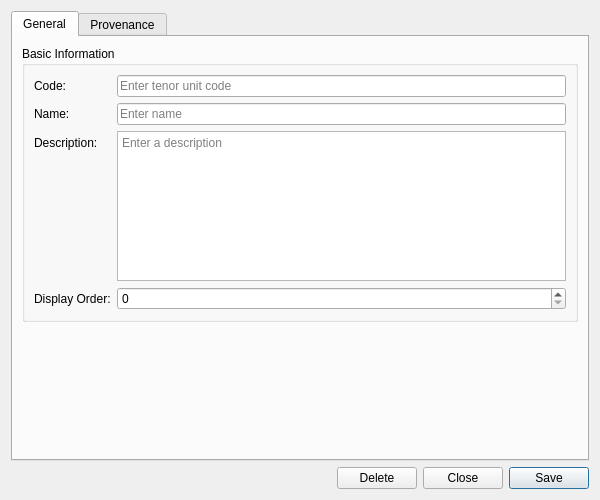
<?xml version="1.0" encoding="UTF-8"?>
<ui version="4.0">
 <class>TenorUnitDetailDialog</class>
 <widget class="QWidget" name="TenorUnitDetailDialog">
  <property name="geometry">
   <rect>
    <x>0</x>
    <y>0</y>
    <width>600</width>
    <height>500</height>
   </rect>
  </property>
  <property name="sizePolicy">
   <sizepolicy hsizetype="Preferred" vsizetype="Preferred">
    <horstretch>0</horstretch>
    <verstretch>0</verstretch>
   </sizepolicy>
  </property>
  <property name="minimumSize">
   <size>
    <width>600</width>
    <height>500</height>
   </size>
  </property>
  <property name="windowTitle">
   <string>Tenor Unit Details</string>
  </property>
  <layout class="QVBoxLayout" name="verticalLayout">
   <item>
    <widget class="QTabWidget" name="tabWidget">
     <property name="currentIndex"><number>0</number></property>
     <widget class="QWidget" name="generalTab">
      <attribute name="title"><string>General</string></attribute>
      <layout class="QVBoxLayout" name="generalLayout">
       <item>
        <widget class="QGroupBox" name="basicInfoGroup">
         <property name="title">
          <string>Basic Information</string>
         </property>
         <layout class="QFormLayout" name="formLayout">
          <item row="0" column="0">
           <widget class="QLabel" name="labelCode">
            <property name="text">
             <string>Code:</string>
            </property>
           </widget>
          </item>
          <item row="0" column="1">
           <widget class="QLineEdit" name="codeEdit">
            <property name="placeholderText">
             <string>Enter tenor unit code</string>
            </property>
            <property name="readOnly">
             <bool>true</bool>
            </property>
           </widget>
          </item>
          <item row="1" column="0">
           <widget class="QLabel" name="labelName">
            <property name="text">
             <string>Name:</string>
            </property>
           </widget>
          </item>
          <item row="1" column="1">
           <widget class="QLineEdit" name="nameEdit">
            <property name="placeholderText">
             <string>Enter name</string>
            </property>
           </widget>
          </item>
          <item row="2" column="0">
           <widget class="QLabel" name="labelDescription">
            <property name="text">
             <string>Description:</string>
            </property>
           </widget>
          </item>
          <item row="2" column="1">
           <widget class="QPlainTextEdit" name="descriptionEdit">
            <property name="minimumSize">
             <size>
              <width>0</width>
              <height>80</height>
             </size>
            </property>
            <property name="maximumSize">
             <size>
              <width>16777215</width>
              <height>150</height>
             </size>
            </property>
            <property name="placeholderText">
             <string>Enter a description</string>
            </property>
           </widget>
          </item>
          <item row="3" column="0">
           <widget class="QLabel" name="labelDisplayOrder">
            <property name="text">
             <string>Display Order:</string>
            </property>
           </widget>
          </item>
          <item row="3" column="1">
           <widget class="QSpinBox" name="displayOrderEdit">
            <property name="minimum">
             <number>0</number>
            </property>
            <property name="maximum">
             <number>9999</number>
            </property>
           </widget>
          </item>
         </layout>
        </widget>
       </item>
       <item>
        <spacer name="verticalSpacer">
         <property name="orientation">
          <enum>Qt::Vertical</enum>
         </property>
         <property name="sizeHint" stdset="0">
          <size>
           <width>20</width>
           <height>40</height>
          </size>
         </property>
        </spacer>
       </item>
      </layout>
     </widget>
     <widget class="QWidget" name="provenanceTab">
      <attribute name="title"><string>Provenance</string></attribute>
      <layout class="QVBoxLayout" name="provenanceTabLayout">
       <item>
        <widget class="ores::qt::ProvenanceWidget" name="provenanceWidget" native="true"/>
       </item>
      </layout>
     </widget>
    </widget>
   </item>
   <item>
    <layout class="QHBoxLayout" name="buttonLayout">
     <item>
      <spacer name="horizontalSpacer">
       <property name="orientation">
        <enum>Qt::Horizontal</enum>
       </property>
       <property name="sizeHint" stdset="0">
        <size>
         <width>40</width>
         <height>20</height>
        </size>
       </property>
      </spacer>
     </item>
     <item>
      <widget class="QPushButton" name="deleteButton">
       <property name="text">
        <string>Delete</string>
       </property>
      </widget>
     </item>
     <item>
      <widget class="QPushButton" name="closeButton">
       <property name="text">
        <string>Close</string>
       </property>
      </widget>
     </item>
     <item>
      <widget class="QPushButton" name="saveButton">
       <property name="text">
        <string>Save</string>
       </property>
       <property name="default">
        <bool>true</bool>
       </property>
      </widget>
     </item>
    </layout>
   </item>
  </layout>
 </widget>
 <customwidgets>
  <customwidget>
   <class>ores::qt::ProvenanceWidget</class>
   <extends>QWidget</extends>
   <header>ores.qt/ProvenanceWidget.hpp</header>
  </customwidget>
 </customwidgets>
 <resources/>
 <connections/>
</ui>
